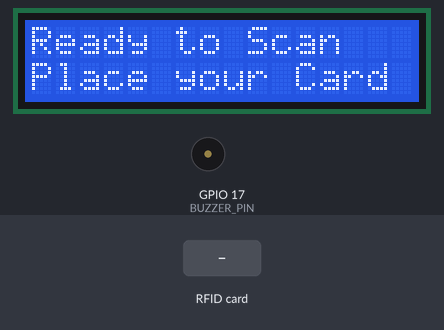
Recording of a sketch running on a simulated ESP32. On the bench: 16×2 character LCD, buzzer (waves = sounding, pin HIGH). Inputs (shaded band) come from the test bench. WiFi joins after 1.5 s; servers stay silent unless stated; uploads are accepted with an empty reply; the local clock reads 2024-03-15 10:24:30 at power-on unless the sketch sets it; what the sketch prints to the serial monitor is not drawn.

Above: at 5.6 s.
5.7 s: RFID card F6 D0 7D 05 held to the reader
At 6.7 s:
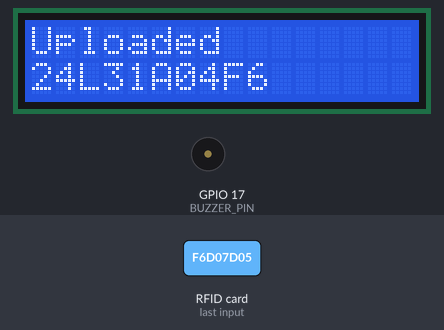
8.7 s: RFID card 9F 84 58 28 held to the reader
At 10.3 s:
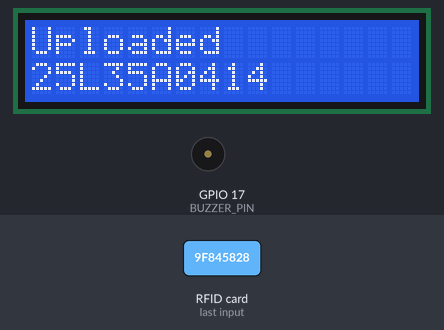
11.7 s: RFID card 5E 7A 19 C4 held to the reader
At 13.7 s:
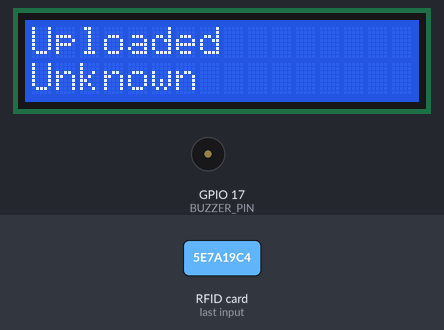
14.0 s: RFID card 60 70 47 21 held to the reader
At 14.43 s:
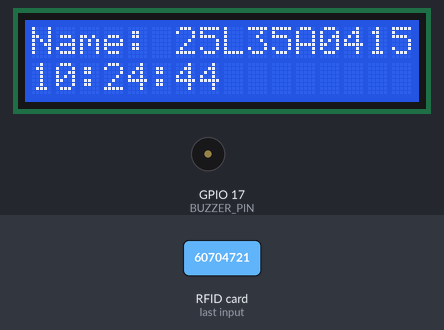
Timing chart, 0 to 17.0 s (numbered marks = the images above; inputs shaded):
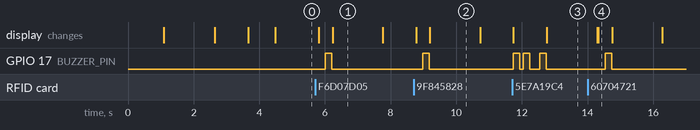

The sketch:

RFID_DATABASE.ino
```cpp
/* Fast ESP32 RFID -> Firebase Realtime DB with Buzzer
   - MFRC522 (SPI)
   - LiquidCrystal_I2C (I2C)
   - Posts JSON to: https://attendance-1edea-default-rtdb.firebaseio.com/attendance.json
   - No Firebase library, uses HTTPS REST API (fast compile)
   - Buzzer indicates upload success/failure
*/

#include <WiFi.h>
#include <HTTPClient.h>
#include <WiFiClientSecure.h>
#include <SPI.h>
#include <MFRC522.h>
#include <LiquidCrystal_I2C.h>
#include "time.h"

// ========== USER CONFIG ==========
#define WIFI_SSID     "Nothing"
#define WIFI_PASSWORD "123456789"

// Use your Firebase Realtime Database URL (no trailing slash)
const char FIREBASE_DB[] = "https://attendance-1edea-default-rtdb.firebaseio.com";

// NTP / timezone (IST)
const char* ntpServer = "pool.ntp.org";
const long  gmtOffset_sec = 19800; // +5:30
const int   daylightOffset_sec = 0;

// MFRC522 pins (ESP32)
#define SS_PIN 5
#define RST_PIN 22
MFRC522 rfid(SS_PIN, RST_PIN);

// I2C LCD (common address 0x27 or 0x3F)
LiquidCrystal_I2C lcd(0x27, 16, 2);

// Buzzer pin
#define BUZZER_PIN 17

// ========== HELPERS ==========

// Map UID -> human name (add more entries as needed)
String getNameFromUID(const String &uid) {
  String u = uid;
  u.toUpperCase();
  if (u == "F6D07D05") return "24L31A04F6";
  if (u == "9F845828") return "25L35A0414";
  if (u == "60704721") return "25L35A0415";
  if (u == "8035EC21") return "25L35A0418";
  if (u == "9A869902") return "25L35A0419";

  // add more below
  return "Unknown";
}

// Convert MFRC522 UID to uppercase hex string (2 chars per byte)
String uidToString(MFRC522::Uid &uid) {
  String s = "";
  for (byte i = 0; i < uid.size; i++) {
    char tmp[3];
    sprintf(tmp, "%02X", uid.uidByte[i]);
    s += String(tmp);
  }
  return s;
}

// Get date (YYYY-MM-DD)
String getDate() {
  struct tm timeinfo;
  if (!getLocalTime(&timeinfo)) return "NA";
  char buf[20];
  strftime(buf, sizeof(buf), "%Y-%m-%d", &timeinfo);
  return String(buf);
}

// Get time (HH:MM:SS)
String getTimeNow() {
  struct tm timeinfo;
  if (!getLocalTime(&timeinfo)) return "NA";
  char buf[20];
  strftime(buf, sizeof(buf), "%H:%M:%S", &timeinfo);
  return String(buf);
}

// Connect to WiFi (non-blocking friendly retry)
void wifiConnect() {
  if (WiFi.status() == WL_CONNECTED) return;

  lcd.clear();
  lcd.setCursor(0, 0);
  lcd.print("Connecting WiFi");
  WiFi.begin(WIFI_SSID, WIFI_PASSWORD);

  unsigned long start = millis();
  while (WiFi.status() != WL_CONNECTED) {
    lcd.setCursor(0,1);
    lcd.print("Please wait...   ");
    delay(500);
    // avoid forever lock — show message and continue trying
    if (millis() - start > 20000) {
      lcd.clear();
      lcd.setCursor(0,0);
      lcd.print("WiFi failed");
      lcd.setCursor(0,1);
      lcd.print("Check credentials");
      delay(2000);
      start = millis();
      WiFi.begin(WIFI_SSID, WIFI_PASSWORD);
    }
  }

  lcd.clear();
  lcd.setCursor(0,0);
  lcd.print("WiFi Connected");
  lcd.setCursor(0,1);
  lcd.print(WiFi.localIP().toString());
  delay(1000);
}

// Send JSON to Firebase Realtime DB (POST to /attendance.json -> creates unique key)
bool sendToFirebase(const String &name, const String &date, const String &timeS, const String &uidStr) {
  if (WiFi.status() != WL_CONNECTED) {
    Serial.println("Not connected to WiFi");
    return false;
  }

  String firebaseEndpoint = String(FIREBASE_DB);
  if (firebaseEndpoint.endsWith("/")) firebaseEndpoint.remove(firebaseEndpoint.length() - 1);
  firebaseEndpoint += "/attendance.json";

  // Build JSON payload
  String payload = "{";
  payload += "\"name\":\"" + name + "\",";
  payload += "\"uid\":\"" + uidStr + "\",";
  payload += "\"date\":\"" + date + "\",";
  payload += "\"time\":\"" + timeS + "\"";
  payload += "}";

  Serial.println("Firebase endpoint: " + firebaseEndpoint);
  Serial.println("Payload: " + payload);

  WiFiClientSecure client;
  client.setInsecure(); // skips cert verification

  HTTPClient https;
  bool success = false;
  if (https.begin(client, firebaseEndpoint)) {
    https.addHeader("Content-Type", "application/json");
    int httpCode = https.POST(payload);
    Serial.print("HTTP code: ");
    Serial.println(httpCode);
    if (httpCode > 0) {
      String resp = https.getString();
      Serial.println("Response: ");
      Serial.println(resp);
      success = (httpCode == 200 || httpCode == 201 || httpCode == 204);
    } else {
      Serial.print("POST failed, error: ");
      Serial.println(httpCode);
    }
    https.end();
  } else {
    Serial.println("HTTP begin failed");
  }
  return success;
}

// ========== SETUP ==========
void setup() {
  Serial.begin(115200);

  // Initialize pins
  pinMode(BUZZER_PIN, OUTPUT);
  digitalWrite(BUZZER_PIN, LOW);

  // I2C LCD
  Wire.begin(21, 4);
  lcd.init();
  lcd.backlight();
  lcd.clear();
  lcd.setCursor(0,0);
  lcd.print("RFID Attendance");
  lcd.setCursor(0,1);
  lcd.print("Initializing...");
  delay(900);
  lcd.clear();

  // RFID init
  SPI.begin();
  rfid.PCD_Init();
  Serial.println("RFID initialized");

  // WiFi
  wifiConnect();

  // NTP setup
  configTime(gmtOffset_sec, daylightOffset_sec, ntpServer);
  Serial.println("NTP config done");
  lcd.clear();
  lcd.setCursor(0,0);
  lcd.print("Time syncing...");
  delay(800);

  lcd.clear();
  lcd.setCursor(0,0);
  lcd.print("Ready to Scan");
  lcd.setCursor(0,1);
  lcd.print("Place your Card");
}

// ========== MAIN LOOP ==========
void loop() {
  // Ensure WiFi
  if (WiFi.status() != WL_CONNECTED) {
    wifiConnect();
  }

  // look for a new card
  if (!rfid.PICC_IsNewCardPresent()) {
    delay(50);
    return;
  }
  if (!rfid.PICC_ReadCardSerial()) {
    delay(50);
    return;
  }

  // Build UID string
  String uidStr = uidToString(rfid.uid);
  Serial.print("Card UID: ");
  Serial.println(uidStr);

  // Map to student name
  String studentName = getNameFromUID(uidStr);

  // Date & Time
  String dateStr = getDate();
  String timeStr = getTimeNow();

  // Show on LCD
  lcd.clear();
  lcd.setCursor(0,0);
  lcd.print("Name: ");
  lcd.print(studentName);
  lcd.setCursor(0,1);
  lcd.print(timeStr);

  // If unknown, double beep
  if (studentName == "Unknown") {
    for(int i=0;i<2;i++){
      digitalWrite(BUZZER_PIN, HIGH);
      delay(200);
      digitalWrite(BUZZER_PIN, LOW);
      delay(100);
    }
  }

  // Send to Firebase
  bool ok = sendToFirebase(studentName, dateStr, timeStr, uidStr);

  if (ok) {
    // Success: short beep
    digitalWrite(BUZZER_PIN, HIGH);
    delay(200);
    digitalWrite(BUZZER_PIN, LOW);

    lcd.clear();
    lcd.setCursor(0,0);
    lcd.print("Uploaded");
    lcd.setCursor(0,1);
    lcd.print(studentName);
  } else {
    // Failure: long beep
    digitalWrite(BUZZER_PIN, HIGH);
    delay(500);
    digitalWrite(BUZZER_PIN, LOW);

    lcd.clear();
    lcd.setCursor(0,0);
    lcd.print("Upload Failed");
    lcd.setCursor(0,1);
    lcd.print("Check logs");
  }

  // Cleanup
  rfid.PICC_HaltA();
  rfid.PCD_StopCrypto1();

  delay(1500);
  lcd.clear();
  lcd.setCursor(0,0);
  lcd.print("Ready to Scan");
  lcd.setCursor(0,1);
  lcd.print("Place your Card");
}
```

Measured:
- after the input at 5.7 s, GPIO 17 (BUZZER_PIN): LOW → HIGH after 0.31 s, → LOW 0.20 s later; the display: first changes after 0.11 s (image 1 shows a later state)
- after the input at 8.7 s, GPIO 17 (BUZZER_PIN): LOW → HIGH after 0.28 s, → LOW 0.20 s later; the display: first changes after 0.08 s (image 2 shows a later state)
- after the input at 11.7 s, GPIO 17 (BUZZER_PIN): goes HIGH 0.20 s, LOW 0.10 s, HIGH 0.20 s, LOW 0.31 s, HIGH 0.20 s, then LOW, starting at once; the display: first changes at once (image 3 shows a later state)
- after the input at 14.0 s, GPIO 17 (BUZZER_PIN): LOW → HIGH after 0.53 s, → LOW 0.20 s later; the display: first differs from a run without the input after 0.33 s (image 4)
- what the display in image 1 shows lasts 1.6 s, from 6.2 s to 7.8 s
- what the display in image 4 shows lasts 0.5 s, from 14.3 s to 14.8 s
